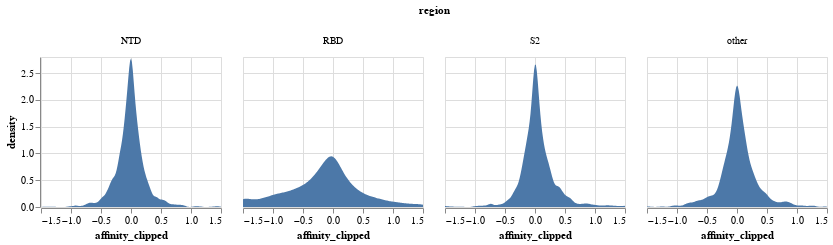

Write notebook code for a chart like this one.
### Code cell
cell_entry_slider = alt.param(
    value=init_min_cell_entry,
    bind=alt.binding_range(
        name="minimum cell_entry",
        min=all_muts_dms["cell entry"].min(),
        max=0,
    ),
)

affinity_lower_slider = alt.param(
    value=init_affinity_lower,
    bind=alt.binding_range(
        name="clip ACE2 affinity at this lower bound",
        min=all_muts_dms["ACE2 affinity"].min(),
        max=0,
    ),
)

affinity_upper_slider = alt.param(
    value=init_affinity_upper,
    bind=alt.binding_range(
        name="clip ACE2 affinity at this upper bound",
        max=all_muts_dms["ACE2 affinity"].max(),
        min=0,
    ),
)

density_plot = (
    alt.Chart(all_muts_dms)
    .transform_filter(alt.datum["cell entry"] >= cell_entry_slider)
    .transform_calculate(
        affinity_clipped=alt.expr.min(
            alt.expr.max(alt.datum["ACE2 affinity"], affinity_lower_slider),
            affinity_upper_slider,
        ),
    )
    .transform_density(
        "affinity_clipped",
        as_=["affinity_clipped", "density"],
        groupby=["region"],
    )
    .encode(
        x=alt.X("affinity_clipped:Q", scale=alt.Scale(nice=False)),
        y=alt.Y("density:Q"),
        column="region",
    )
    .mark_area()
    .properties(width=180, height=150)
    .add_params(cell_entry_slider, affinity_lower_slider, affinity_upper_slider)
)

density_plot

### Figure 1 — Vega-Lite specification as saved in the notebook (floating-point values rounded to 4 significant figures; data arrays with more than 128 entries replaced by an {"elided": "..."} marker saying what was removed)
{"config": {"view": {"continuousWidth": 300, "continuousHeight": 300}}, "data": {"name": "data-22cc5368fafce6b5a32d75af79a0b5ec"}, "mark": {"type": "area"}, "encoding": {"column": {"field": "region", "type": "nominal"}, "x": {"field": "affinity_clipped", "scale": {"nice": false}, "type": "quantitative"}, "y": {"field": "density", "type": "quantitative"}}, "height": 150, "params": [{"name": "param_1", "bind": {"input": "range", "max": 0, "min": -6.619, "name": "minimum cell_entry"}, "value": -1.5}, {"name": "param_2", "bind": {"input": "range", "max": 0, "min": -3.726, "name": "clip ACE2 affinity at this lower bound"}, "value": -1.5}, {"name": "param_3", "bind": {"input": "range", "max": 4.013, "min": 0, "name": "clip ACE2 affinity at this upper bound"}, "value": 1.5}], "transform": [{"filter": "(datum['cell entry'] >= param_1)"}, {"calculate": "min(max(datum['ACE2 affinity'],param_2),param_3)", "as": "affinity_clipped"}, {"density": "affinity_clipped", "groupby": ["region"], "as": ["affinity_clipped", "density"]}], "width": 180, "$schema": "https://vega.github.io/schema/vega-lite/v5.8.0.json", "datasets": {"data-22cc5368fafce6b5a32d75af79a0b5ec": {"elided": "7206 records"}}}
